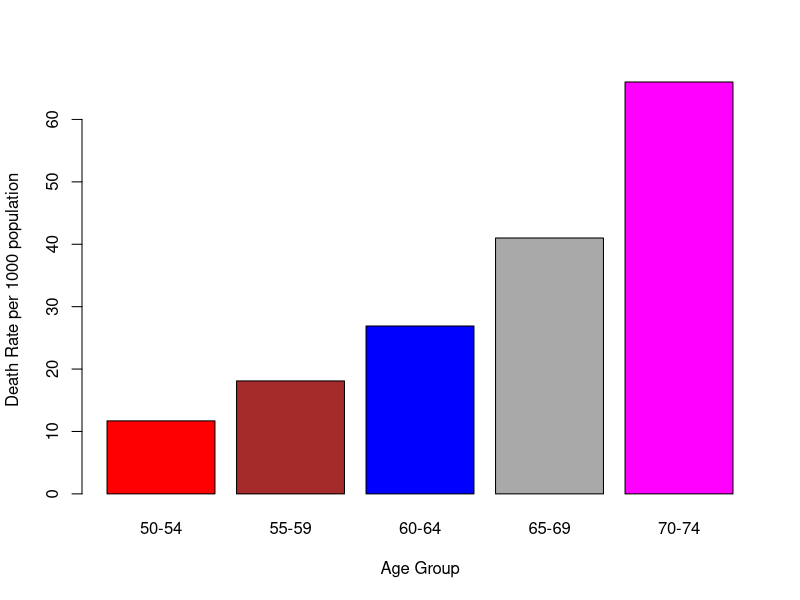

Reproduce this figure in R.
## ---- chunk 1
knitr::opts_chunk$set(echo = FALSE)
## ---- chunk 2
library(datasets)
summary(VADeaths)
## ---- chunk 3
colors = c("red", "brown", "blue", "darkgray", "magenta")

# Plot the bar chart.
barplot(VADeaths[,1],ylab="Death Rate per 1000 population",
                xlab="Age Group",
                col=colors)


